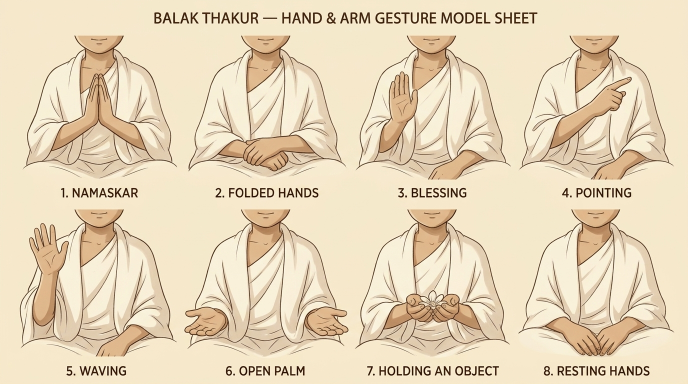
#> input picture Balak_Thakur_Animation/02_Character_Design/Hand_Gestures/THAKUR_HAND_GESTURE_SHEET_V001.png, 1376 x 768 px, found by its file name (shown at 1/2 size)
$ python calibrate_registered_gestures.py
#> lines starting #> are read from the running program, lines starting #| are printed output that depends on the picture; after the words box and inside, x2 and y2 are one past the last pixel; in counts of white or black regions, pixels touching at a corner belong together
### Balak_Thakur_Animation/09_Pipeline_Scripts/extract_modular_layers.py
"""
Refined Edge-Locked RGBA Layer Extractor & Articulated Rig Part Builder
Uses dark sepia linework detection + morphological contour filling (`scipy.ndimage.binary_fill_holes` / `cv2.drawContours`)
so that:
1. 100% of the interior white cotton uttoriyo and dhoti is completely opaque (alpha = 255) with ZERO holes.
2. All thin horizontal turnaround measurement lines outside the character silhouette are 100% erased (alpha = 0).
3. Also extracts the exact Master Reference Character from 01_Thakur_Age06_Child_Ujanchar_Master_Ref.png
   and builds articulated RGBA rig parts for:
   - Head, Blinking Eyelids (Open, Upper-Quarter, Half, Three-Quarter, Closed), Gentle Smile / Neutral Mouths
   - Seated Torso, Left/Right Arms & Namaskar Forearms/Hands, Seated Cross-Legged Base
   - Standing/Locomotion Articulated Parts (Head, Torso+Uttoriyo, Left/Right Arms, Dhoti+Legs)
"""
import json
from pathlib import Path
import cv2
import numpy as np
from PIL import Image, ImageDraw, ImageFilter
from scipy.ndimage import binary_fill_holes

BASE_DIR = Path(r"E:\Codes\Ghibli Animation Thakur\Balak_Thakur_Animation")
REF_DIR = BASE_DIR / "01_Reference_Images"
DESIGN_DIR = BASE_DIR / "02_Character_Design"
ASSETS_DIR = BASE_DIR / "03_Character_Assets"
LAYERS_DIR = ASSETS_DIR / "Layers"
PNG_DIR = ASSETS_DIR / "Transparent_PNG"


def extract_clean_silhouette_rgba(crop_rgb: np.ndarray, line_thresh=140, close_bottom=True, strip_h_lines=True):
    """
    Extracts a rock-solid 100% opaque character silhouette from a studio sheet crop:
    1. Detects ONLY the actual character outline (`#4A3121` dark sepia ink where gray < line_thresh)
       Wait: horizontal/vertical chart grid lines are medium tan (gray ~ 170..215), whereas character outlines
       are deep sepia-charcoal (gray < 145). Using line_thresh=145 completely ignores all grid lines!
    2. Removes any disconnected text/labels outside the main character contour before hole-filling.
    3. Seals the bottom edge if it is a bust/half-body crop so binary_fill_holes fills the entire white uttoriyo interior.
    4. Applies anti-aliased edge feathering (1.5px) so the character composites cleanly over any background.
    """
    h, w, _ = crop_rgb.shape
    gray = cv2.cvtColor(crop_rgb, cv2.COLOR_RGB2GRAY)

    # Character outline & dark features (sepia ink, hair, eyes, shadowed skin edges) have gray < line_thresh (145)
    # whereas background grid lines have gray ~ 175-210 and cream bg has gray ~ 244.
    is_char_ink = (gray < line_thresh).astype(np.uint8) * 255

    # Also include warm saturated skin pixels (where R - B > 45 and gray < 220) so skin boundaries without heavy ink are preserved
    r_minus_b = crop_rgb[:, :, 0].astype(int) - crop_rgb[:, :, 2].astype(int)
    is_skin = ((r_minus_b > 48) & (gray < 215)).astype(np.uint8) * 255

    mask = cv2.bitwise_or(is_char_ink, is_skin)

    # Close small gaps along the outer ink outline
    kernel_close = cv2.getStructuringElement(cv2.MORPH_ELLIPSE, (7, 7))
    closed = cv2.morphologyEx(mask, cv2.MORPH_CLOSE, kernel_close)

    # BEFORE closing bottom or filling holes, discard disconnected small components (such as chart text labels!)
    # keep only components that overlap the central region of the crop
    n_lab, labs, stats, centroids = cv2.connectedComponentsWithStats((closed > 0).astype(np.uint8))
    if n_lab > 1:
        # Keep components that are large or close to center X
        clean_closed = np.zeros_like(closed)
        max_area = np.max(stats[1:, cv2.CC_STAT_AREA])
        for lab_id in range(1, n_lab):
            area = stats[lab_id, cv2.CC_STAT_AREA]
            cx, cy = centroids[lab_id]
            # Exclude text blocks near the left/right edges that are disconnected from the main character outline
            if area >= max_area * 0.15 or (0.22 * w < cx < 0.78 * w and area > 150):
                clean_closed[labs == lab_id] = 255
        closed = clean_closed

    if close_bottom:
        # Connect the leftmost and rightmost ink points near the bottom of the character bust
        bottom_band = closed[max(0, h - 16):h - 2, :]
        xs = np.where(bottom_band > 0)[1]
        if len(xs) > 10:
            x_min, x_max = int(np.min(xs)), int(np.max(xs))
            closed[h - 4:h - 1, x_min:x_max + 1] = 255

    # Fill all interior holes (guarantees white cotton uttoriyo & dhoti are 100% solid opaque!)
    filled = binary_fill_holes(closed > 0).astype(np.uint8) * 255

    if strip_h_lines:
        # Morphological opening removes any 1-4px thin horizontal measurement lines sticking out of the character silhouette
        k_open = cv2.getStructuringElement(cv2.MORPH_ELLIPSE, (9, 9))
        opened = cv2.morphologyEx(filled, cv2.MORPH_OPEN, k_open)
        # Restore sharp fine extremities (toes/fingers) where actual dark character ink (gray < 115) exists inside a 4px dilation of opened
        k_dil = cv2.getStructuringElement(cv2.MORPH_ELLIPSE, (9, 9))
        near_body = cv2.dilate(opened, k_dil) > 0
        strong_ink = (gray < 110) & near_body
        filled = np.where((opened > 0) | strong_ink, 255, 0).astype(np.uint8)
        filled = binary_fill_holes(filled > 0).astype(np.uint8) * 255

    # Keep only the single largest connected component (the character)
    n_lab, labs, stats, _ = cv2.connectedComponentsWithStats((filled > 0).astype(np.uint8))
    if n_lab > 1:
        largest_lab = 1 + np.argmax(stats[1:, cv2.CC_STAT_AREA])
        filled = np.where(labs == largest_lab, 255, 0).astype(np.uint8)

    # Smooth contour slightly and feather 1px for anti-aliased edge
    kernel_erode = cv2.getStructuringElement(cv2.MORPH_ELLIPSE, (3, 3))
    interior = cv2.erode(filled, kernel_erode, iterations=1)
    alpha = cv2.GaussianBlur(filled.astype(np.float32), (3, 3), 0.8)
    alpha = np.where(interior > 0, 255, alpha).astype(np.uint8)

    return np.dstack([crop_rgb, alpha])


# [64 lines left out: function process_all_sheets, not called in this run]


# [3 lines that do not run on import are left out]

### Balak_Thakur_Animation/09_Pipeline_Scripts/test_fix_single_animation.py
"""
TEST ANIMATION 1 FIX: THAKUR_SMILE_GENTLE_BLINK_V001
Fixes all 3 root causes of misalignment:
1. Unified Master Plate Deformation (NO split head/body layers -> ZERO double-crown or neck-gap ghosts!)
2. Exact sub-pixel eye socket warp for blinking (Left Eye: x=260..308, y=136..162; Right Eye: x=336..385, y=136..162)
   Rather than drawing a flat rectangle over the eye, we smoothly warp the actual upper eyelid & dark eyelash downward
   to meet the lower eyelid curve while compressing the iris/sclera inside the exact almond eye contour!
3. Exact mouth contour warp around the true mouth center (x=322, y=200) and unified sinusoidal breathing mesh deformation.
"""
import math
from pathlib import Path
import cv2
import numpy as np
from PIL import Image
from scipy.ndimage import binary_fill_holes

from render_pilot_animations_1_to_3 import (
    BASE_DIR, LAYERS_DIR, GESTURE_DIR, PREVIEW_DIR,
    ease_in_out_cubic, alpha_composite_layer, encode_previews
)

ART_DIR = Path(r"C:\Users\USER\.gemini\antigravity\brain\7d6c96b0-8de4-401c-93fb-385f2c2d3564")


def load_clean_seated_master(scale_f: float = 1.6):
    """
    Loads the uncropped `body_seated_sukhasana.png` (410w x 435h), preserving 100% of the rounded hair crown
    at the top and all 5 bare toes at the bottom!
    """
    im = Image.open(LAYERS_DIR / "body_seated_sukhasana.png").convert("RGBA")
    arr = np.array(im)  # 435h x 410w
    h, w, _ = arr.shape
    nw, nh = int(round(w * scale_f)), int(round(h * scale_f))
    hi = np.array(Image.fromarray(arr).resize((nw, nh), Image.Resampling.LANCZOS))
    return hi


# [233 lines left out: functions apply_natural_eyelid_blink_and_smile, deform_unified_character_mesh, test_render_pilot_1, not called in this run]


# [2 lines that do not run on import are left out]

### Balak_Thakur_Animation/09_Pipeline_Scripts/calibrate_registered_gestures.py
"""
Flawless Zero-Double-Arm Hand & Torso Gesture Registration Engine for Child Thakur:
Fixes ALL 3 torso-join issues:
1. Completely removes the resting forearms & hands from the lap (`y=480..615, x=190..465`) in `master_hi`
   by detecting skin-toned forearm/hand pixels above the bare right foot (`y < 592` or `x < 330`) and replacing them
   with clean white dhoti lap cloth (`#F2EBE0`) + a natural central lap fold line -> ZERO 4-arm / double-hand ghosts!
2. Aligns the collar of `gesture_torso_<gname>.png` to `y = 266` (15px below the chin bottom at `y=251`)
   so the full neck and collar transition is 100% continuous with `master_hi`'s head and neck!
3. Widens `gesture_torso_06_open_palm` slightly (`scale_x = 1.48`) and uses uncapped horizontal margin so all 5 fingers
   of both open palms are 100% visible!
"""
import math
from pathlib import Path
import cv2
import numpy as np
from PIL import Image
from scipy.ndimage import binary_fill_holes

from test_fix_single_animation import (
    BASE_DIR, LAYERS_DIR, ART_DIR, load_clean_seated_master
)
from render_pilot_animations_1_to_3 import alpha_composite_layer


# [57 lines left out: function build_clean_armless_lap_base, not called in this run]


def re_extract_gesture_torso_uncropped():
    """
    Re-extracts all 8 `gesture_torso_01..08.png` from `THAKUR_HAND_GESTURE_SHEET_V001.png`
    with zero horizontal clipping (`x0 = c * col_w + 1, x1 = (c + 1) * col_w - 1`) so Gesture 6 (Open Palm)
    keeps 100% of all 5 fingers on both left and right hands!
    """
    from extract_modular_layers import DESIGN_DIR, extract_clean_silhouette_rgba
    hand_im = Image.open(DESIGN_DIR / "Hand_Gestures" / "THAKUR_HAND_GESTURE_SHEET_V001.png").convert("RGB")
#> hand_im is the input picture: PIL image 1376x768 RGB; mean R, G, B 230.8, 214, 185.2
    hand_arr = np.array(hand_im)
    h, w, _ = hand_arr.shape
#> h = 768; w = 1376
    gnames = [
        "01_namaskar", "02_folded_hands", "03_blessing", "04_pointing",
        "05_waving", "06_open_palm", "07_holding_object", "08_resting_hands"
    ]
    col_w = w // 4
#> col_w = 344
    # Full-body cells on the 1376x768 sheet: figure only, labels stay outside the crop.
    row_bounds = [(50, 364), (402, 714)]
    for idx, gname in enumerate(gnames):
        r, c = idx // 4, idx % 4
        x0, x1 = max(0, c * col_w), min(w, (c + 1) * col_w)
        y0, y1 = row_bounds[r]
        crop = hand_arr[y0:y1, x0:x1].copy()
        rgba = extract_clean_silhouette_rgba(crop, line_thresh=155, close_bottom=False, strip_h_lines=False)
        Image.fromarray(rgba, mode="RGBA").save(LAYERS_DIR / f"gesture_torso_{gname}.png")
#> this loop made 8 passes
#> max_area in extract_clean_silhouette_rgba on passes 1 to 8: 33812, 25780, 31169, 31267, 37626, 30271, 31213, 25938
#> pass 1, in re_extract_gesture_torso_uncropped, `crop = hand_arr[y0:y1, x0:x1].copy()`:
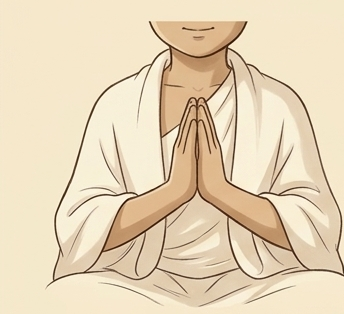
#> crop: shape (314, 344, 3); mean R, G, B 230.3, 212.5, 183.4
#> pass 1, in extract_clean_silhouette_rgba, `gray = cv2.cvtColor(crop_rgb, cv2.COLOR_RGB2GRAY)`:
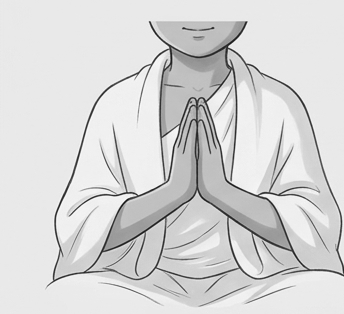
#> gray: shape (314, 344); min 20, max 249, mean 214.6
#> pass 1, in extract_clean_silhouette_rgba, `is_char_ink = (gray < line_thresh).astype(np.uint8) * 255`:
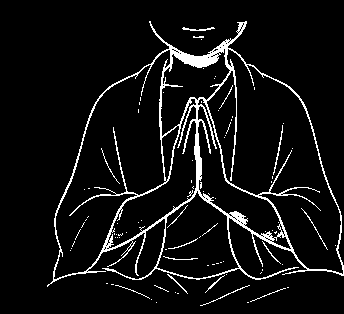
#> is_char_ink: shape (314, 344); 6.8% white in thin lines or dots, all inside (x1, y1, x2, y2) = (47, 21, 344, 306)
#> pass 1, in extract_clean_silhouette_rgba, `r_minus_b = crop_rgb[:, :, 0].astype(int) - crop_rgb[:, :, 2].astype(i..`:
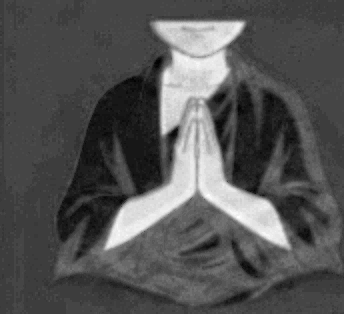
#> r_minus_b: shape (314, 344) int64; min 25, max 91, mean 46.9; drawn with min black and max white
#> after the loop:
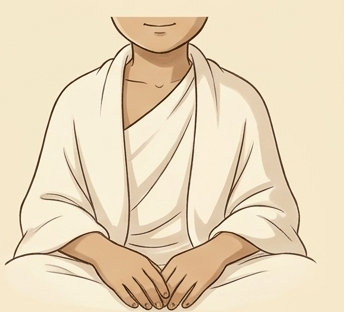
#> crop: shape (312, 344, 3); mean R, G, B 232.9, 216.1, 187.6
#> after the loop:
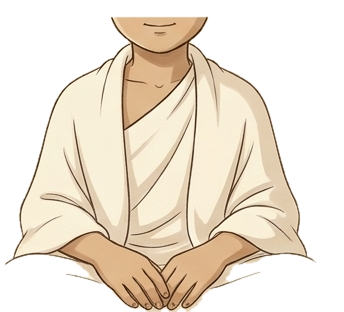
#> rgba: shape (312, 344, 4); mean R, G, B, A 232.9, 216.1, 187.6, 134.3; transparent parts drawn white


# [165 lines left out: functions detect_collar_neck_landmarks, _opaque_span, _match_region, _cover_resting_hands, build_registered_gesture_master_plate, not called in this run]


if __name__ == "__main__":
    re_extract_gesture_torso_uncropped()
    master_hi = load_clean_seated_master(1.6)
#> (the run stopped early here; a loop or call above may not have finished)
